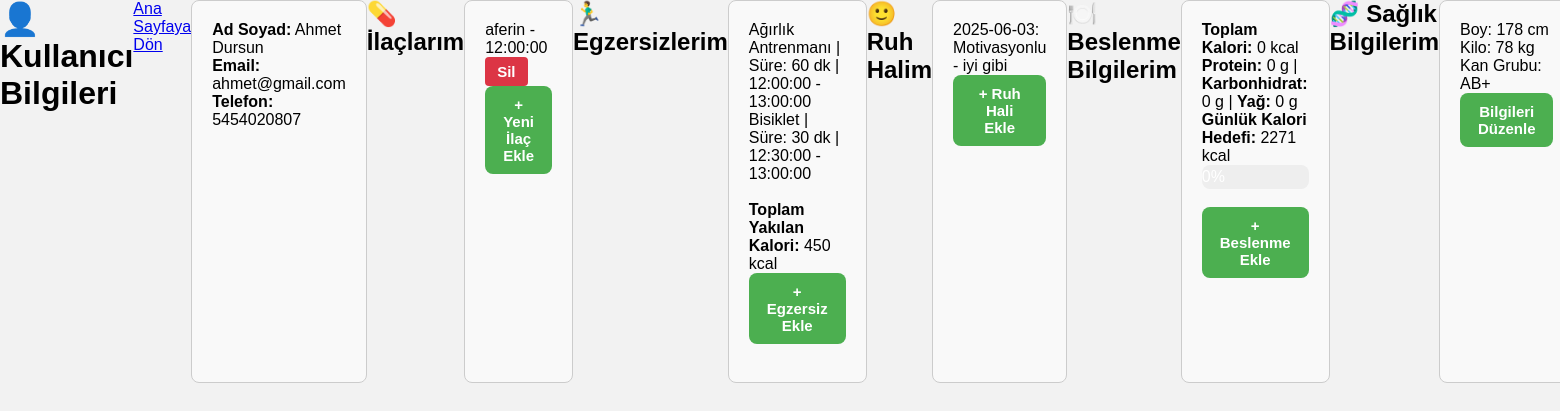
Page /pages/profiles.php (signed in) on the committed database.
### tables this page shows
CREATE TABLE `user` (
  `u_id` int(11) NOT NULL,
  `u_adi` varchar(50) NOT NULL,
  `u_soyadi` varchar(50) NOT NULL,
  `u_tc` varchar(11) DEFAULT NULL,
  `u_telefon` varchar(20) DEFAULT NULL,
  `u_mail` varchar(50) NOT NULL,
  `u_dogumtarih` date NOT NULL,
  `u_kilo` int(3) DEFAULT NULL,
  `u_boy` int(3) DEFAULT NULL,
  `u_antrenman_suresi` int(3) DEFAULT NULL,
  `u_cinsiyet` enum('erkek','kadın') DEFAULT NULL,
  `u_aktivite` enum('hareketsiz','hafif','orta','çok') DEFAULT NULL,
  `u_hedef` enum('kilo_vermek','kilo_korumak','kilo_almak') DEFAULT NULL,
  `u_sifre` varchar(50) NOT NULL,
  `gunluk_kalori` int(11) DEFAULT 0,
  `profil_resmi` varchar(255) DEFAULT NULL,
  `gunluk_protein` float DEFAULT 0,
  `gunluk_yag` float DEFAULT 0,
  `gunluk_karbonhidrat` float DEFAULT 0
);

CREATE TABLE `ilaclar` (
  `id` int(11) NOT NULL,
  `user_id` int(11) NOT NULL,
  `ilac_ismi` varchar(255) NOT NULL,
  `ilac_saati` time NOT NULL
);

CREATE TABLE `egzersizler` (
  `id` int(11) NOT NULL,
  `user_id` int(11) NOT NULL,
  `egzersiz_adi` varchar(100) NOT NULL,
  `suresi` int(11) NOT NULL,
  `baslangic_saati` time DEFAULT NULL,
  `bitis_saati` time DEFAULT NULL,
  `created_at` timestamp NOT NULL DEFAULT current_timestamp()
);

CREATE TABLE `kullanici_ruh_hali` (
  `id` int(11) NOT NULL,
  `user_id` int(11) NOT NULL,
  `ruh_hali` varchar(20) NOT NULL,
  `tarih` date NOT NULL,
  `yorum` text DEFAULT NULL,
  `created_at` timestamp NOT NULL DEFAULT current_timestamp()
);

CREATE TABLE `saglik_bilgileri` (
  `id` int(11) NOT NULL,
  `user_id` int(11) DEFAULT NULL,
  `ad_soyad` varchar(100) DEFAULT NULL,
  `yas` int(11) DEFAULT NULL,
  `boy` int(11) DEFAULT NULL,
  `kilo` int(11) DEFAULT NULL,
  `kan_grubu` varchar(5) DEFAULT NULL,
  `alerjiler` text DEFAULT NULL,
  `hastaliklar` text DEFAULT NULL,
  `su` float DEFAULT NULL,
  `uyku` float DEFAULT NULL,
  `sigara` varchar(10) DEFAULT NULL,
  `ilaclar` text DEFAULT NULL,
  `stres` int(11) DEFAULT NULL,
  `adet_duzeni` varchar(50) DEFAULT NULL,
  `aile_hastalik` text DEFAULT NULL,
  `spor` varchar(10) DEFAULT NULL,
  `created_at` timestamp NOT NULL DEFAULT current_timestamp()
);

### pages/profiles.php (the view, shortened to what this page needs)
<?php
require_once('../includes/connection.php');
$user_id = $_SESSION['user_id'];
$user_query = $connection->prepare("SELECT * FROM user WHERE u_id = :id");
$user_query->execute(['id' => $user_id]);
$user = $user_query->fetch(PDO::FETCH_ASSOC);
$ilac_query = $connection->prepare("SELECT * FROM ilaclar WHERE user_id = :id ORDER BY ilac_saati DESC");
$ilac_query->execute(['id' => $user_id]);
$ilaclar = $ilac_query->fetchAll(PDO::FETCH_ASSOC);
$egz_query = $connection->prepare("SELECT * FROM egzersizler WHERE user_id = :id");
$egz_query->execute(['id' => $user_id]);
$egzersizler = $egz_query->fetchAll(PDO::FETCH_ASSOC);
$toplamEgzKalori = 0;
foreach ($egzersizler as $egz) {
    $toplamEgzKalori += $egz['suresi'] * 5;
}
$ruh_query = $connection->prepare("SELECT * FROM kullanici_ruh_hali WHERE user_id = :id ORDER BY tarih DESC");
$ruh_query->execute(['id' => $user_id]);
$ruhlar = $ruh_query->fetchAll(PDO::FETCH_ASSOC);
$bes_query = $connection->prepare("SELECT
    SUM(kalori) AS toplam_kalori,
    SUM(protein) AS toplam_protein,
    SUM(karbonhidrat) AS toplam_karbonhidrat,
    SUM(yag) AS toplam_yag
    FROM kullanici_beslenme
    WHERE user_id = :id AND tarih = CURDATE()");
$bes_query->execute(['id' => $user_id]);
$bes = $bes_query->fetch(PDO::FETCH_ASSOC);
$toplamKalori = $bes['toplam_kalori'] ?? 0;
$toplamProtein = intval($bes['toplam_protein'] ?? 0);
$toplamKarbonhidrat = intval($bes['toplam_karbonhidrat'] ?? 0);
$toplamYag = intval($bes['toplam_yag'] ?? 0);
$gunluk_kalori = $user['gunluk_kalori'] ?? 0;
$saglik_query = $connection->prepare("SELECT * FROM saglik_bilgileri WHERE user_id = :id ORDER BY id DESC LIMIT 1");
$saglik_query->execute(['id' => $user_id]);
$saglik = $saglik_query->fetch(PDO::FETCH_ASSOC);
?>
<!DOCTYPE html>
<html lang="tr">
<head>
    <link rel="stylesheet" href="../assets/css/profile.css?v=<?= time(); ?>">
</head>
<body>
<h1>👤 Kullanıcı Bilgileri</h1>
<a href="../index.php">Ana Sayfaya Dön</a>
<div class="block">
    <strong>Ad Soyad:</strong> <?= htmlspecialchars($user['u_adi'] . ' ' . $user['u_soyadi']) ?><br>
    <strong>Email:</strong> <?= htmlspecialchars($user['u_mail']) ?><br>
    <strong>Telefon:</strong> <?= htmlspecialchars($user['u_telefon']) ?>
</div>
<h2>💊 İlaçlarım</h2>
<div class="block">
    <?php foreach ($ilaclar as $ilac): ?>
        <div class="ilac"><?= htmlspecialchars($ilac['ilac_ismi']) ?> - <?= $ilac['ilac_saati'] ?> <button class="btn red">Sil</button></div>
    <?php endforeach; ?>
    <button class="btn">+ Yeni İlaç Ekle</button>
</div>
<h2>🏃‍♂️ Egzersizlerim</h2>
<div class="block">
    <?php foreach ($egzersizler as $e): ?>
        <div class="egz">
            <?= htmlspecialchars($e['egzersiz_adi']) ?> | Süre: <?= $e['suresi'] ?> dk | <?= $e['baslangic_saati'] ?> - <?= $e['bitis_saati'] ?>
        </div>
    <?php endforeach; ?>
    <br>
    <p><strong>Toplam Yakılan Kalori:</strong> <?= $toplamEgzKalori ?> kcal</p>
    <button class="btn">+ Egzersiz Ekle</button>
</div>
<h2>🙂 Ruh Halim</h2>
<div class="block">
    <?php foreach ($ruhlar as $ruh): ?>
        <div class="ruh"><?= $ruh['tarih'] ?>: <?= $ruh['ruh_hali'] ?> - <?= $ruh['yorum'] ?></div>
    <?php endforeach; ?>
    <button class="btn">+ Ruh Hali Ekle</button>
</div>
<h2>🍽️ Beslenme Bilgilerim</h2>
<div class="block">
    <p><strong>Toplam Kalori:</strong> <?= $toplamKalori ?> kcal</p>
    <p><strong>Protein:</strong> <?= $toplamProtein ?> g | <strong>Karbonhidrat:</strong> <?= $toplamKarbonhidrat ?> g | <strong>Yağ:</strong> <?= $toplamYag ?> g</p>
    <p><strong>Günlük Kalori Hedefi:</strong> <?= $gunluk_kalori ?> kcal</p>
    <div style="width: 100%; background: #eee; border-radius: 8px; overflow: hidden; height: 24px;">
    </div>
    <br>
    <button class="btn">+ Beslenme Ekle</button>
</div>
<h2>🧬 Sağlık Bilgilerim</h2>
<div class="block">
    Boy: <?= $saglik['boy'] ?> cm<br>
    Kilo: <?= $saglik['kilo'] ?> kg<br>
    Kan Grubu: <?= $saglik['kan_grubu'] ?><br>
    <button class="btn">Bilgileri Düzenle</button>
</div>
</body>
</html>

### assets/css/profile.css (style rules this page uses)
* { box-sizing: border-box; margin: 0; padding: 0; }
body { display: flex; font-family: Arial, sans-serif; background: #f2f2f2; }
.block { background: #f9f9f9; padding: 20px; border-radius: 8px; margin-bottom: 20px; border: 1px solid #ccc; }
.btn.red { background-color: #dc3545; color: #fff; border: none; padding: 6px 12px; border-radius: 4px; cursor: pointer; }
.btn { display: inline-block; padding: 10px 18px; font-size: 15px; font-weight: 600; text-decoration: none; border-radius: 6px; transition: background-color 0.3s ease, color 0.3s ease; }
.btn { background: #4caf50; color: #fff; font-weight: 600; border: none; padding: 10px 18px; border-radius: 8px; cursor: pointer; transition: background 0.2s ease; }

### rows in the picture
user: u_adi+u_soyadi "Ahmet Dursun", u_mail "ahmet@gmail.com", u_telefon "5454020807", gunluk_kalori "2271"
ilaclar: ilac_ismi "aferin", ilac_saati "12:00:00"
egzersizler: egzersiz_adi "Ağırlık Antrenmanı", suresi "60", baslangic_saati "12:00:00", bitis_saati "13:00:00"
egzersizler: egzersiz_adi "Bisiklet", suresi "30", baslangic_saati "12:30:00", bitis_saati "13:00:00"
kullanici_ruh_hali: tarih "2025-06-03", ruh_hali "Motivasyonlu", yorum "iyi gibi"
saglik_bilgileri: boy "178", kilo "78", kan_grubu "AB+"

### other values in the picture
$toplamEgzKalori "450"
$toplamKalori "0"
$toplamProtein "0"
$toplamKarbonhidrat "0"
$toplamYag "0"
